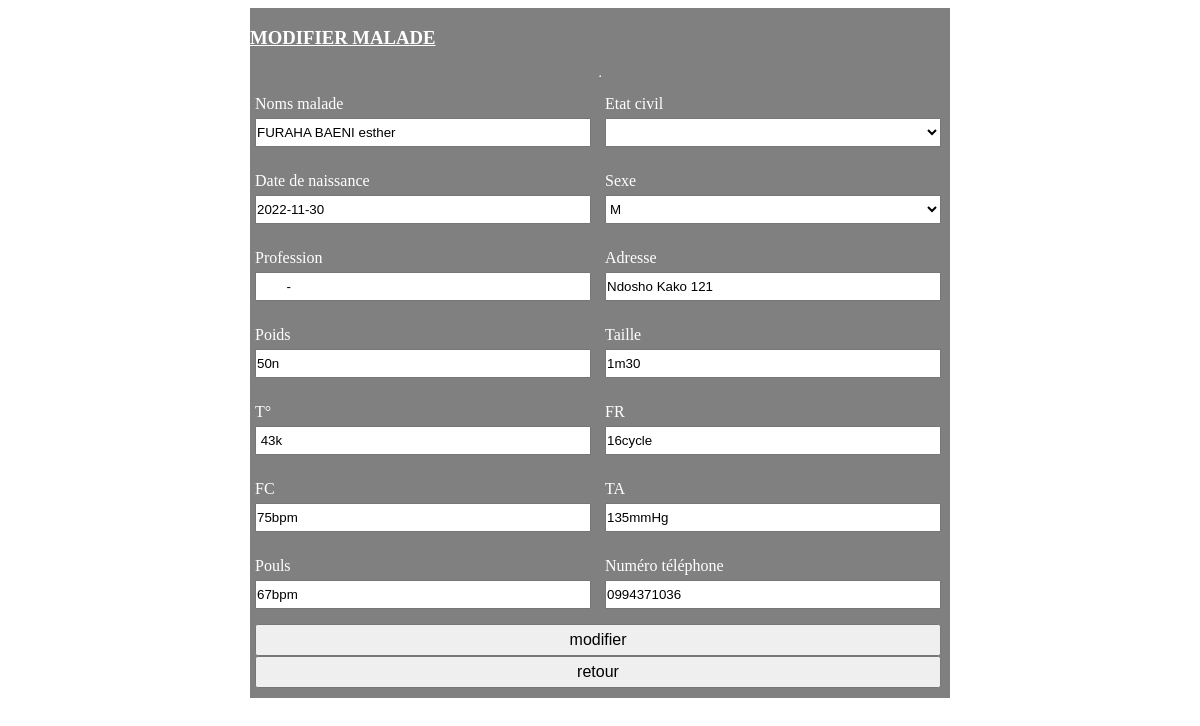
The app's page /Fichier_PHP/modifier_malade.php?id=1 with its own data.
### tables this page shows
CREATE TABLE IF NOT EXISTS `malade` (
  `idmala` int(11) NOT NULL AUTO_INCREMENT,
  `nomsmalade` varchar(25) NOT NULL,
  `datenaissancemala` date NOT NULL,
  `etatcivilmala` varchar(20) NOT NULL,
  `sexemala` varchar(10) NOT NULL,
  `professionmala` varchar(25) NOT NULL,
  `adresse` varchar(25) NOT NULL,
  `telmala` varchar(20) NOT NULL,
  `poidsmala` varchar(10) NOT NULL,
  `taillemala` varchar(10) NOT NULL,
  `tamala` varchar(10) NOT NULL,
  `frmala` varchar(10) NOT NULL,
  `fcmala` varchar(10) NOT NULL,
  `poulsmala` varchar(10) DEFAULT NULL,
  `tmala` varchar(10) NOT NULL,
  PRIMARY KEY (`idmala`)
);

### Fichier_PHP/modifier_malade.php (the view, shortened to what this page needs)
<?php
require "pdo.php";
$id=$_GET['id'];
$sql="SELECT * FROM malade where idmala=:id";
$requete=$pdo->prepare($sql);
$requete->execute([':id'=>$id]);
$tab=$requete->FetchAll(PDO::FETCH_ASSOC);
foreach($tab as $data){
    $nommalade=$data['nomsmalade'];
    $etatcivil=$data['etatcivilmala'];
    $datedenaissance=$data['datenaissancemala'];
    $sexe=$data['sexemala'];
    $profession=$data['professionmala'];
    $adresse=$data['adresse'];
    $poids=$data['poidsmala'];
    $taille=$data['taillemala'];
    $temperature=$data['tmala'];
    $fr=$data['frmala'];
    $fc=$data['fcmala'];
    $ta=$data['tamala'];
    $pouls=$data['poulsmala'];
    $numerotelephone=$data['telmala'];
}
?>
    <main>
    <div class="gauche">
            <form action="" method="post">
                <h3>MODIFIER MALADE</h3><hr>
                <div class="gp">
                    <div class="item">
                    <label for="">Noms malade</label> <br>
                    <input type="text" name="nommalade" value="<?php echo $nommalade?>">
                    </div>
                    <div class="item">
                    <label for="">Etat civil</label>
                    <select name="etatcivil" id="">
                        <option value="<?php echo $etatcivil?>"></option>
                    <option value="celibataire">celibataire</option>
                    </select>
                    </div>
                </div>
                <div class="gp">
                    <div class="item">
                    <label for="">Date de naissance </label> <br>
                    <input type="text" name="datedenaissance" value="<?php echo $datedenaissance?>" >
                    </div>
                    <div class="item">
                    <label for="">Sexe </label>
                    <select name="sexe" value="<?php echo $sexe?>" id="">
                    <option value="M">M</option>
                    </select>
                    </div>
                </div>
                <div class="gp">
                    <div class="item">
                    <label for="">Profession</label> <br>
                    <input type="text" name="profession" value="<?php echo $profession?>">
                    </div>
                    <div class="item">
                    <label for="">Adresse</label>
                    <input type="text" name="adresse" value="<?php echo $adresse?>">
                    </div>
                </div>
                <div class="gp">
                    <div class="item">
                    <label for="">Poids</label> <br>
                    <input type="text" name="poids" value="<?php echo $poids?>">
                    </div>
                    <div class="item">
                    <label for="">Taille</label>
                    <input type="text" name="taille" value="<?php echo $taille?>">
                    </div>
                </div>
                <div class="gp">
                    <div class="item">
                    <label for="">T°</label> <br>
                    <input type="text" name="temperature" value="<?php echo $temperature?>">
                    </div>
                    <div class="item">
                    <label for="">FR</label>
                    <input type="text" name="fr" value="<?php echo $fr?>">
                    </div>
                </div>
                <div class="gp">
                    <div class="item">
                    <label for="">FC</label> <br>
                    <input type="text" name="fc" value="<?php echo $fc?>">
                    </div>
                    <div class="item">
                    <label for="">TA</label>
                    <input type="text" name="ta" value="<?php echo $ta?>">
                    </div>
                </div>
                <div class="gp">
                    <div class="item">
                    <label for="">Pouls</label> <br>
                    <input type="text" name="pouls" value="<?php echo $pouls?>">
                    </div>
                    <div class="item">
                    <label for="">Numéro téléphone</label></br>
                    <input type="number" name="numerotelephone"  value="<?php echo $numerotelephone?>">
                    </div>
                </div>
                <div class="btn">
                <button type="submit" name="modifier">modifier</button>
                <button type="submit" name="actualiser">retour</button>
                </div>
            </form>
    </div>
    </main>
</body>
</html>

### Fichier_PHP/modifier_malade.php (style rules this page uses)
main { display:flex; align-items:center; justify-content:center; }
.gauche { width:700px; }
.gauche form { width: 100%; display: flex; justify-content: center; flex-direction: column; background:gray; }
h3 { color:white; text-decoration:underline white; }
body main .gauche form .gp { width: 100%; display: flex; margin: 10px 0; }
body main .gauche form .gp .item { width: 50%; }
body main .gauche form .gp .item input,select { width: 96%; margin: 5px; padding: 5px 0; }
body main .gauche form .gp .item label { margin: 5px; color:white; }
body main .gauche form .btn { margin-left: 5px; margin-bottom: 10px; width: 98%; }
body main .gauche form .btn button { width: 100%; padding: 5px 0; font-size: 1em; }

### records on screen
malade: nommalade "FURAHA BAENI esther", datedenaissance "2022-11-30", sexe "M", profession "-", adresse "Ndosho Kako 121", poids "50n", taille "1m30", temperature "43k", fr "16cycle", fc "75bpm", ta "135mmHg", pouls "67bpm", numerotelephone "0994371036"
